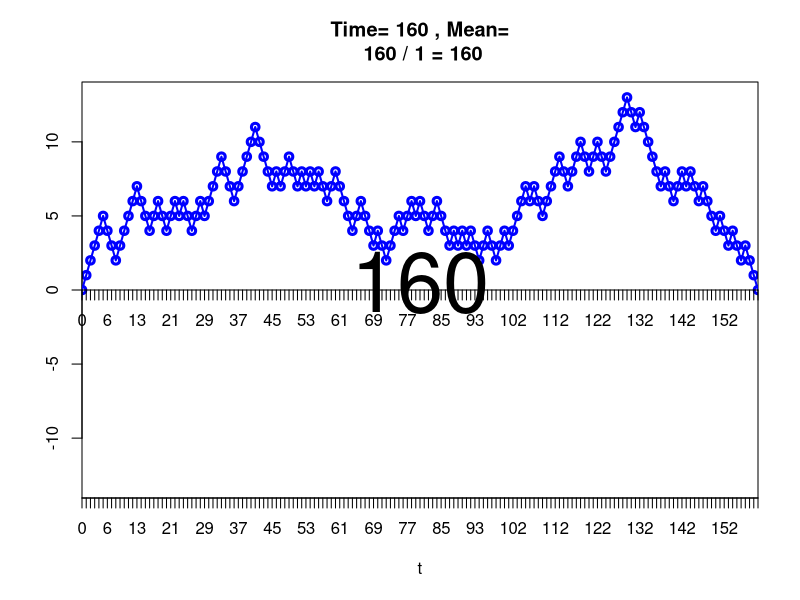
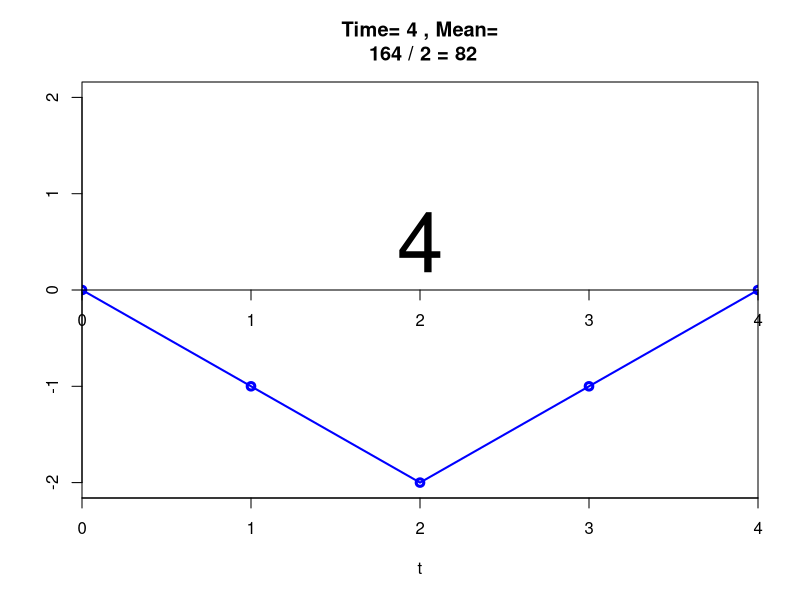
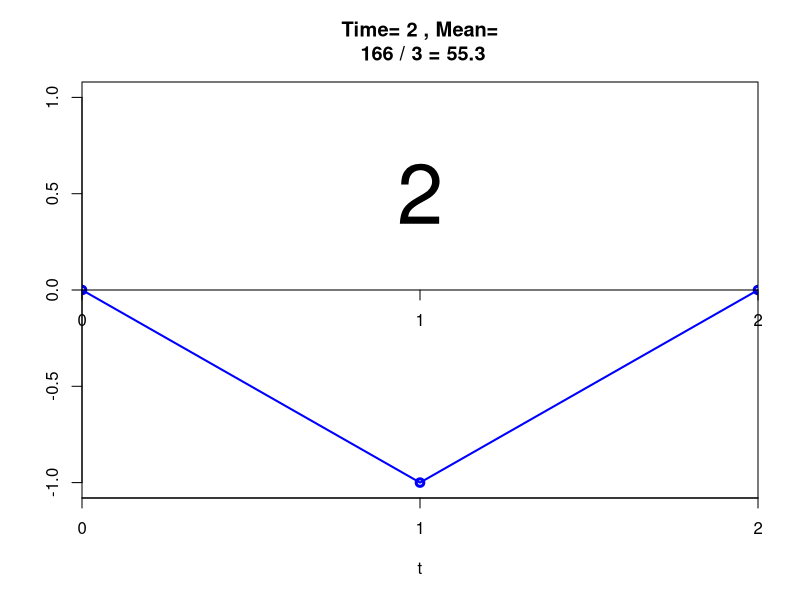
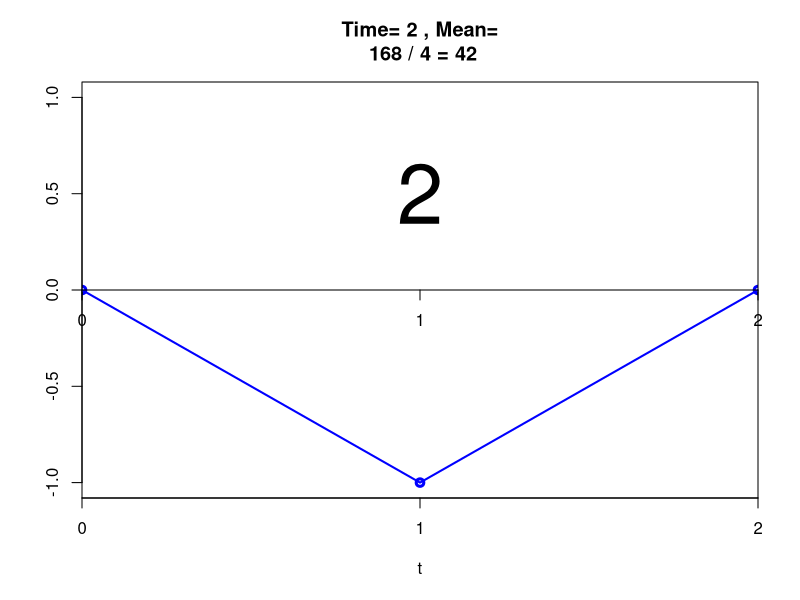
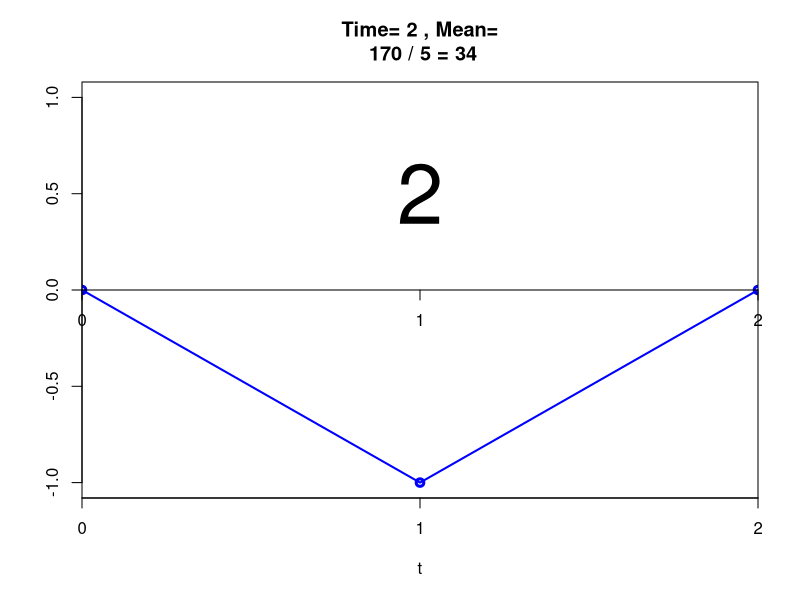
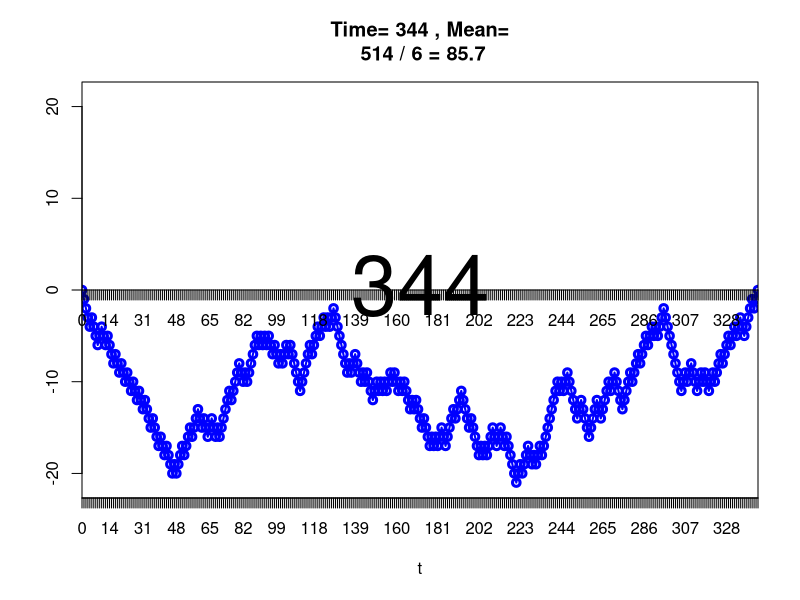
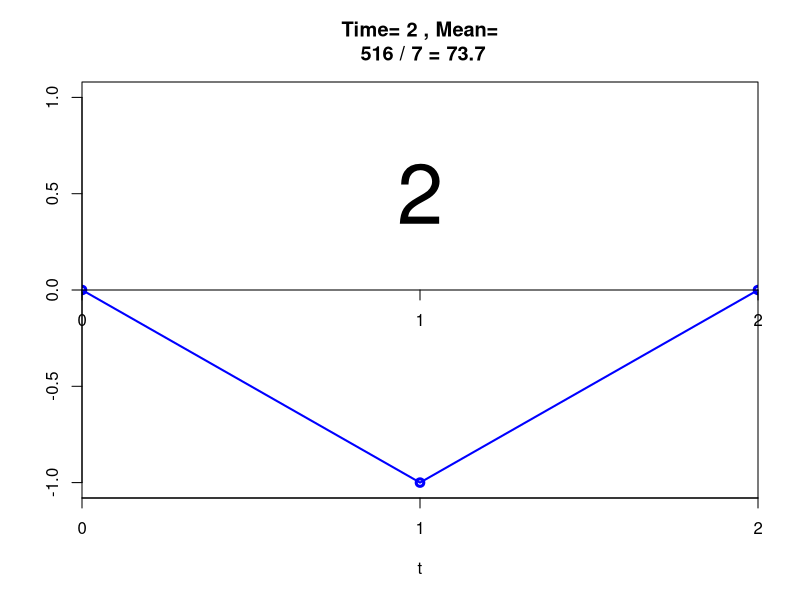
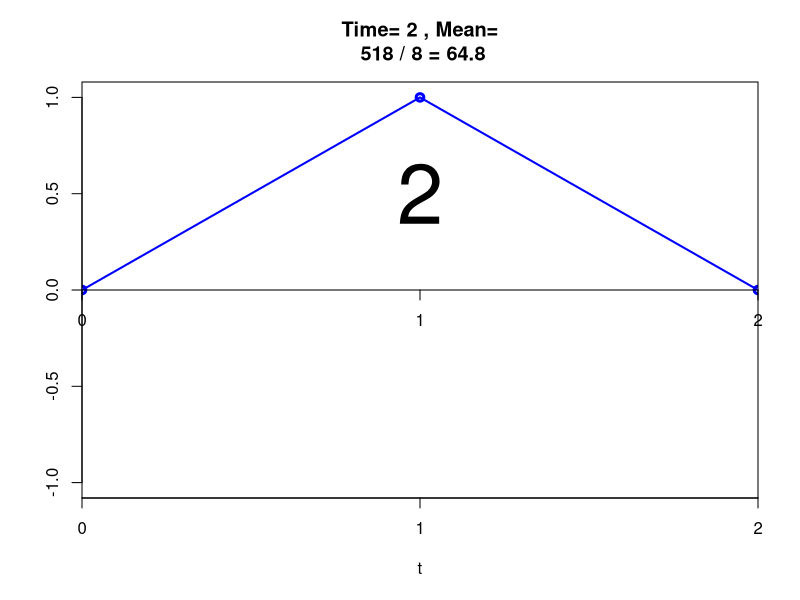

Generate these figures, in order, with R: (Note: a time limit stopped this script after it produced the figures.)
nsim <- 10000; N=1000000; T<-2.0; t <- 0:(N-1); dt <- 1; mean=0.0;
for (i in 1:nsim){signal=0;colour="blue";
Z <- 2*(rbinom(N,1,0.5)-0.5);X <- c(1,N+1);X[1]=0;j=1;
while (j<N && signal==0){j=j+1;X[j]=X[j-1]+Z[j];if (X[j]==0) {signal=1;mean=mean+j-1}}
plot(t[1:j], X[1:j], xlab = "t", ylab = "", type = "p", ylim = c(min(X[1:j])-max(X
[1:j]),-min(X[1:j])+max(X[1:j])), col = colour,main=paste("Time=",j-1,", Mean=
",mean,"/",i,"=",round(mean/i, digits=1)), xaxs="i", xaxt="n",lwd=3)
lines(t[1:j], X[1:j], type = "l",col="blue",lwd=2)
axis(side=1, at=c(0:j), c(0:j));axis(side=1, pos=0, at=c(0:j), c(0:j))
text((j-1)/2,0.5,paste(j-1),cex=5);
readline(prompt = "Pause. Press <Enter>...")}
